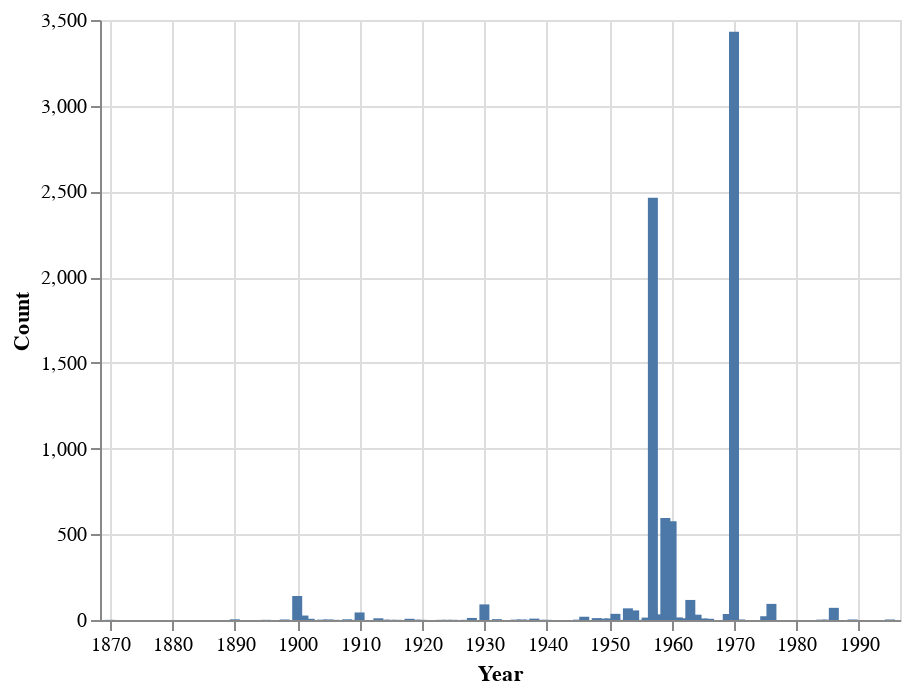

This figure's notebook cell:
### Markdown cell above
#### Make a chart

### Code cell
c1 = alt.Chart(years).mark_bar().encode(
    x='Year:T',
    y='Count',
    tooltip=[alt.Tooltip('Year:T', format='%Y'), 'Count']
).interactive()
c1

### Figure 1 — Vega-Lite specification as saved in the notebook (floating-point values rounded to 4 significant figures)
{"config": {"view": {"continuousWidth": 400, "continuousHeight": 300}}, "data": {"name": "data-4c6f1d372a4e94d279244480358ad116"}, "mark": "bar", "encoding": {"tooltip": [{"type": "temporal", "field": "Year", "format": "%Y"}, {"type": "quantitative", "field": "Count"}], "x": {"type": "temporal", "field": "Year"}, "y": {"type": "quantitative", "field": "Count"}}, "selection": {"selector001": {"type": "interval", "bind": "scales", "encodings": ["x", "y"]}}, "$schema": "https://vega.github.io/schema/vega-lite/v4.0.2.json", "datasets": {"data-4c6f1d372a4e94d279244480358ad116": [{"Year": "1870", "Count": 1}, {"Year": "1890", "Count": 4}, {"Year": "1895", "Count": 1}, {"Year": "1898", "Count": 3}, {"Year": "1900", "Count": 140}, {"Year": "1901", "Count": 26}, {"Year": "1902", "Count": 7}, {"Year": "1904", "Count": 2}, {"Year": "1905", "Count": 3}, {"Year": "1906", "Count": 1}, {"Year": "1908", "Count": 4}, {"Year": "1909", "Count": 1}, {"Year": "1910", "Count": 44}, {"Year": "1913", "Count": 10}, {"Year": "1914", "Count": 2}, {"Year": "1915", "Count": 1}, {"Year": "1916", "Count": 1}, {"Year": "1918", "Count": 7}, {"Year": "1919", "Count": 2}, {"Year": "1920", "Count": 1}, {"Year": "1923", "Count": 1}, {"Year": "1924", "Count": 1}, {"Year": "1925", "Count": 1}, {"Year": "1927", "Count": 1}, {"Year": "1928", "Count": 12}, {"Year": "1930", "Count": 91}, {"Year": "1932", "Count": 5}, {"Year": "1935", "Count": 2}, {"Year": "1936", "Count": 3}, {"Year": "1937", "Count": 1}, {"Year": "1938", "Count": 8}, {"Year": "1939", "Count": 1}, {"Year": "1940", "Count": 1}, {"Year": "1945", "Count": 2}, {"Year": "1946", "Count": 19}, {"Year": "1948", "Count": 11}, {"Year": "1949", "Count": 8}, {"Year": "1950", "Count": 9}, {"Year": "1951", "Count": 36}, {"Year": "1952", "Count": 1}, {"Year": "1953", "Count": 68}, {"Year": "1954", "Count": 56}, {"Year": "1955", "Count": 1}, {"Year": "1956", "Count": 14}, {"Year": "1957", "Count": 2463}, {"Year": "1958", "Count": 33}, {"Year": "1959", "Count": 595}, {"Year": "1960", "Count": 576}, {"Year": "1961", "Count": 15}, {"Year": "1962", "Count": 10}, {"Year": "1963", "Count": 117}, {"Year": "1964", "Count": 31}, {"Year": "1965", "Count": 9}, {"Year": "1966", "Count": 7}, {"Year": "1969", "Count": 35}, {"Year": "1970", "Count": 3432}, {"Year": "1971", "Count": 3}, {"Year": "1975", "Count": 22}, {"Year": "1976", "Count": 94}, {"Year": "1984", "Count": 2}, {"Year": "1985", "Count": 2}, {"Year": "1986", "Count": 71}, {"Year": "1989", "Count": 3}, {"Year": "1995", "Count": 3}]}}
